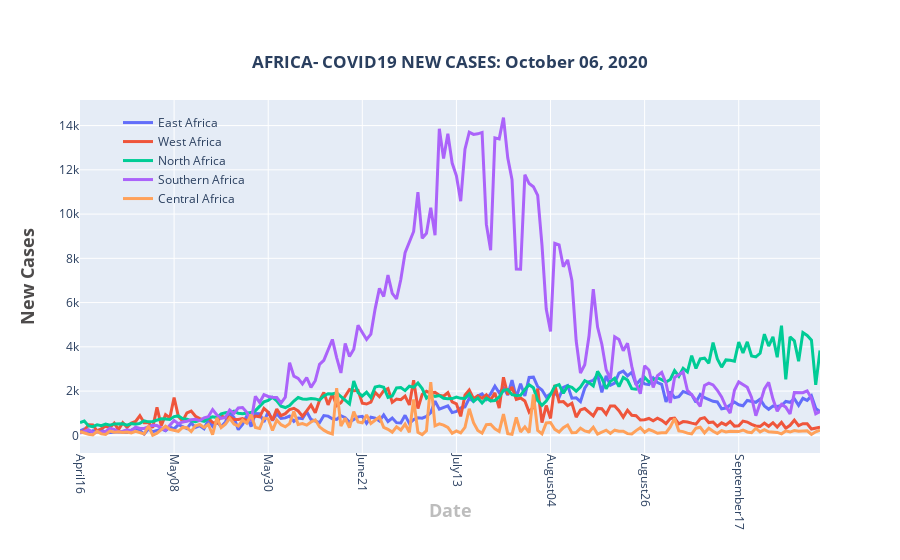

This figure's notebook cell:
### Markdown cell above
### NEW CASES BY REGION

### Code cell
fig = go.Figure()

total_per_day1 = []
for date in dates:    
    total = east_africa[date].str.replace('+','').fillna(0).str.replace(',','').fillna(0).astype(int).sum()
    total_per_day1.append(total)

fig.add_trace(go.Scatter(
x=dates,
y =total_per_day1,
    name ="East Africa",
    mode='lines',
    line=dict(width=3)
    
))

total_per_day2 = []
for date in dates:    
    total = west_africa[date].str.replace('+','').fillna(0).str.replace(',','').fillna(0).astype(int).sum()
    total_per_day2.append(total)

fig.add_trace(go.Scatter(
x=dates,
y =total_per_day2,
    name ="West Africa",
    mode='lines',
    line=dict(width=3)
   
))


total_per_day3 = []
for date in dates:    
    total = north_africa[date].str.replace('+','').fillna(0).str.replace(',','').fillna(0).astype(int).sum()
    total_per_day3.append(total)

fig.add_trace(go.Scatter(
x=dates,
y =total_per_day3,
    name ="North Africa",
    mode='lines',
    line=dict(width=3)
    
))

total_per_day4 = []
for date in dates:    
    total = southern_africa[date].str.replace('+','').fillna(0).str.replace(',','').fillna(0).astype(int).sum()
    total_per_day4.append(total)

fig.add_trace(go.Scatter(
x=dates,
y =total_per_day4,
    name ="Southern Africa",
    mode='lines',
    line=dict(width=3)
    
))

total_per_day5 = []
for date in dates:    
    total = central_africa[date].str.replace('+','').fillna(0).str.replace(',','').fillna(0).astype(int).sum()
    total_per_day5.append(total)

fig.add_trace(go.Scatter(
x=dates,
y =total_per_day5,
    name ="Central Africa",
    mode='lines',
    line=dict(width=3)
    
))

fig.update_layout(
    title={
        'text': '<b>'+'AFRICA- COVID19 NEW CASES: ' + date_string +'</b>',
        'y':0.9,
        'x':0.5,
        'xanchor': 'center',
        'yanchor': 'top'},
    xaxis=dict(title='<b>Date</b>',titlefont_size=18, titlefont=dict(color='#BDBDBD'),nticks=8),
    yaxis=dict(title='<b>New Cases</b>',titlefont_size=18,  titlefont=dict(color='#4D4B4B')),
    xaxis_tickangle=90,
    legend=dict(x=0.05, y=0.98,traceorder="normal",borderwidth=1,bgcolor='rgba(255, 255, 255, 0)',bordercolor='rgba(255, 255, 255, 0)',)
)

   
fig.show()

### Figure 1 — Plotly figure (JSON) as saved in the notebook; plotly's stock layout.template omitted (floating-point values rounded to 4 significant figures; data arrays with more than 128 entries replaced by an {"elided": "..."} marker saying what was removed)
{"data": [{"line": {"width": 3}, "mode": "lines", "name": "East Africa", "type": "scatter", "x": {"elided": "174 str values"}, "y": {"elided": "174 int values"}}, {"line": {"width": 3}, "mode": "lines", "name": "West Africa", "type": "scatter", "x": {"elided": "174 str values"}, "y": {"elided": "174 int values"}}, {"line": {"width": 3}, "mode": "lines", "name": "North Africa", "type": "scatter", "x": {"elided": "174 str values"}, "y": {"elided": "174 int values"}}, {"line": {"width": 3}, "mode": "lines", "name": "Southern Africa", "type": "scatter", "x": {"elided": "174 str values"}, "y": {"elided": "174 int values"}}, {"line": {"width": 3}, "mode": "lines", "name": "Central Africa", "type": "scatter", "x": {"elided": "174 str values"}, "y": {"elided": "174 int values"}}], "layout": {"legend": {"bgcolor": "rgba(255, 255, 255, 0)", "bordercolor": "rgba(255, 255, 255, 0)", "borderwidth": 1, "traceorder": "normal", "x": 0.05, "y": 0.98}, "title": {"text": "<b>AFRICA- COVID19 NEW CASES: October 06, 2020</b>", "x": 0.5, "xanchor": "center", "y": 0.9, "yanchor": "top"}, "xaxis": {"nticks": 8, "tickangle": 90, "title": {"font": {"color": "#BDBDBD", "size": 18}, "text": "<b>Date</b>"}}, "yaxis": {"title": {"font": {"color": "#4D4B4B", "size": 18}, "text": "<b>New Cases</b>"}}}}
